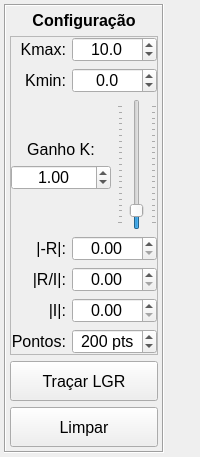
      <widget class="QWidget" name="tabLGR">
       <attribute name="title">
        <string>Lugar das Raízes</string>
       </attribute>
       <layout class="QHBoxLayout" name="horizontalLayout_3">
        <property name="margin">
         <number>4</number>
        </property>
        <item>
         <widget class="QFrame" name="frameLGR">
          <property name="minimumSize">
           <size>
            <width>160</width>
            <height>0</height>
           </size>
          </property>
          <property name="maximumSize">
           <size>
            <width>160</width>
            <height>16777215</height>
           </size>
          </property>
          <property name="frameShape">
           <enum>QFrame::Box</enum>
          </property>
          <property name="frameShadow">
           <enum>QFrame::Sunken</enum>
          </property>
          <layout class="QVBoxLayout" name="verticalLayout_6">
           <property name="margin">
            <number>4</number>
           </property>
           <item>
            <widget class="QLabel" name="labelLGRTit">
             <property name="minimumSize">
              <size>
               <width>0</width>
               <height>20</height>
              </size>
             </property>
             <property name="maximumSize">
              <size>
               <width>16777215</width>
               <height>20</height>
              </size>
             </property>
             <property name="font">
              <font>
               <pointsize>12</pointsize>
               <weight>75</weight>
               <bold>true</bold>
              </font>
             </property>
             <property name="text">
              <string>Configuração</string>
             </property>
             <property name="alignment">
              <set>Qt::AlignCenter</set>
             </property>
            </widget>
           </item>
           <item>
            <widget class="QFrame" name="frameLGR1">
             <property name="frameShape">
              <enum>QFrame::StyledPanel</enum>
             </property>
             <property name="frameShadow">
              <enum>QFrame::Raised</enum>
             </property>
             <layout class="QGridLayout" name="gridLayout_6">
              <property name="margin">
               <number>0</number>
              </property>
              <item row="0" column="0">
               <widget class="QLabel" name="labelKmax">
                <property name="minimumSize">
                 <size>
                  <width>0</width>
                  <height>20</height>
                 </size>
                </property>
                <property name="maximumSize">
                 <size>
                  <width>16777215</width>
                  <height>20</height>
                 </size>
                </property>
                <property name="font">
                 <font>
                  <pointsize>12</pointsize>
                 </font>
                </property>
                <property name="text">
                 <string notr="true">Kmax:</string>
                </property>
                <property name="alignment">
                 <set>Qt::AlignRight|Qt::AlignTrailing|Qt::AlignVCenter</set>
                </property>
               </widget>
              </item>
              <item row="0" column="1" colspan="3">
               <widget class="QDoubleSpinBox" name="doubleSpinBoxKmax">
                <property name="sizePolicy">
                 <sizepolicy hsizetype="Expanding" vsizetype="Fixed">
                  <horstretch>0</horstretch>
                  <verstretch>0</verstretch>
                 </sizepolicy>
                </property>
                <property name="minimumSize">
                 <size>
                  <width>0</width>
                  <height>25</height>
                 </size>
                </property>
                <property name="maximumSize">
                 <size>
                  <width>16777215</width>
                  <height>25</height>
                 </size>
                </property>
                <property name="font">
                 <font>
                  <pointsize>12</pointsize>
                 </font>
                </property>
                <property name="toolTip">
                 <string>Valor máximo de ganho para traçado do LGR</string>
                </property>
                <property name="alignment">
                 <set>Qt::AlignCenter</set>
                </property>
                <property name="buttonSymbols">
                 <enum>QAbstractSpinBox::UpDownArrows</enum>
                </property>
                <property name="decimals">
                 <number>1</number>
                </property>
                <property name="minimum">
                 <double>1.000000000000000</double>
                </property>
                <property name="maximum">
                 <double>1000.000000000000000</double>
                </property>
                <property name="value">
                 <double>10.000000000000000</double>
                </property>
               </widget>
              </item>
              <item row="3" column="1" colspan="3">
               <widget class="QDoubleSpinBox" name="doubleSpinBoxRebd">
                <property name="sizePolicy">
                 <sizepolicy hsizetype="Expanding" vsizetype="Fixed">
                  <horstretch>0</horstretch>
                  <verstretch>0</verstretch>
                 </sizepolicy>
                </property>
                <property name="minimumSize">
                 <size>
                  <width>80</width>
                  <height>25</height>
                 </size>
                </property>
                <property name="maximumSize">
                 <size>
                  <width>16777215</width>
                  <height>25</height>
                 </size>
                </property>
                <property name="font">
                 <font>
                  <pointsize>12</pointsize>
                 </font>
                </property>
                <property name="toolTip">
                 <string>Valor da restrição de tempo de resposta</string>
                </property>
                <property name="alignment">
                 <set>Qt::AlignCenter</set>
                </property>
                <property name="buttonSymbols">
                 <enum>QAbstractSpinBox::UpDownArrows</enum>
                </property>
                <property name="decimals">
                 <number>2</number>
                </property>
                <property name="minimum">
                 <double>0.000000000000000</double>
                </property>
                <property name="maximum">
                 <double>100.000000000000000</double>
                </property>
                <property name="singleStep">
                 <double>0.500000000000000</double>
                </property>
                <property name="value">
                 <double>0.000000000000000</double>
                </property>
               </widget>
              </item>
              <item row="1" column="0">
               <widget class="QLabel" name="labelKmin">
                <property name="minimumSize">
                 <size>
                  <width>0</width>
                  <height>20</height>
                 </size>
                </property>
                <property name="maximumSize">
                 <size>
                  <width>16777215</width>
                  <height>20</height>
                 </size>
                </property>
                <property name="font">
                 <font>
                  <pointsize>12</pointsize>
                 </font>
                </property>
                <property name="text">
                 <string notr="true">Kmin:</string>
                </property>
                <property name="alignment">
                 <set>Qt::AlignRight|Qt::AlignTrailing|Qt::AlignVCenter</set>
                </property>
               </widget>
              </item>
              <item row="5" column="1" colspan="3">
               <widget class="QDoubleSpinBox" name="doubleSpinBoxImbd">
                <property name="sizePolicy">
                 <sizepolicy hsizetype="Expanding" vsizetype="Fixed">
                  <horstretch>0</horstretch>
                  <verstretch>0</verstretch>
                 </sizepolicy>
                </property>
                <property name="minimumSize">
                 <size>
                  <width>80</width>
                  <height>25</height>
                 </size>
                </property>
                <property name="maximumSize">
                 <size>
                  <width>16777215</width>
                  <height>25</height>
                 </size>
                </property>
                <property name="font">
                 <font>
                  <pointsize>12</pointsize>
                 </font>
                </property>
                <property name="toolTip">
                 <string>Valor da restrição de tempo de pico</string>
                </property>
                <property name="alignment">
                 <set>Qt::AlignCenter</set>
                </property>
                <property name="buttonSymbols">
                 <enum>QAbstractSpinBox::UpDownArrows</enum>
                </property>
                <property name="decimals">
                 <number>2</number>
                </property>
                <property name="minimum">
                 <double>0.000000000000000</double>
                </property>
                <property name="maximum">
                 <double>1000.000000000000000</double>
                </property>
                <property name="singleStep">
                 <double>0.500000000000000</double>
                </property>
                <property name="value">
                 <double>0.000000000000000</double>
                </property>
               </widget>
              </item>
              <item row="1" column="1" colspan="3">
               <widget class="QDoubleSpinBox" name="doubleSpinBoxKmin">
                <property name="sizePolicy">
                 <sizepolicy hsizetype="Expanding" vsizetype="Fixed">
                  <horstretch>0</horstretch>
                  <verstretch>0</verstretch>
                 </sizepolicy>
                </property>
                <property name="minimumSize">
                 <size>
                  <width>0</width>
                  <height>25</height>
                 </size>
                </property>
                <property name="maximumSize">
                 <size>
                  <width>16777215</width>
                  <height>25</height>
                 </size>
                </property>
                <property name="font">
                 <font>
                  <pointsize>12</pointsize>
                 </font>
                </property>
                <property name="toolTip">
                 <string>Valor mínimo de ganho para traçado do LGR</string>
                </property>
                <property name="alignment">
                 <set>Qt::AlignCenter</set>
                </property>
                <property name="buttonSymbols">
                 <enum>QAbstractSpinBox::UpDownArrows</enum>
                </property>
                <property name="decimals">
                 <number>1</number>
                </property>
                <property name="minimum">
                 <double>-1000.000000000000000</double>
                </property>
                <property name="maximum">
                 <double>1000.000000000000000</double>
                </property>
                <property name="value">
                 <double>0.000000000000000</double>
                </property>
               </widget>
              </item>
              <item row="5" column="0">
               <widget class="QLabel" name="labelImbd">
                <property name="minimumSize">
                 <size>
                  <width>0</width>
                  <height>20</height>
                 </size>
                </property>
                <property name="maximumSize">
                 <size>
                  <width>16777215</width>
                  <height>20</height>
                 </size>
                </property>
                <property name="font">
                 <font>
                  <pointsize>12</pointsize>
                 </font>
                </property>
                <property name="toolTip">
                 <string>Região proibida de tempo de pico</string>
                </property>
                <property name="text">
                 <string notr="true">|I|:</string>
                </property>
                <property name="alignment">
                 <set>Qt::AlignRight|Qt::AlignTrailing|Qt::AlignVCenter</set>
                </property>
               </widget>
              </item>
              <item row="4" column="0">
               <widget class="QLabel" name="labelRibd">
                <property name="sizePolicy">
                 <sizepolicy hsizetype="MinimumExpanding" vsizetype="Preferred">
                  <horstretch>0</horstretch>
                  <verstretch>0</verstretch>
                 </sizepolicy>
                </property>
                <property name="minimumSize">
                 <size>
                  <width>0</width>
                  <height>20</height>
                 </size>
                </property>
                <property name="maximumSize">
                 <size>
                  <width>16777215</width>
                  <height>20</height>
                 </size>
                </property>
                <property name="font">
                 <font>
                  <pointsize>12</pointsize>
                 </font>
                </property>
                <property name="toolTip">
                 <string>Região proibida de sobresinal percentual</string>
                </property>
                <property name="text">
                 <string notr="true">|R/I|:</string>
                </property>
                <property name="alignment">
                 <set>Qt::AlignRight|Qt::AlignTrailing|Qt::AlignVCenter</set>
                </property>
               </widget>
              </item>
              <item row="2" column="3">
               <widget class="QSlider" name="verticalSliderK">
                <property name="minimumSize">
                 <size>
                  <width>40</width>
                  <height>0</height>
                 </size>
                </property>
                <property name="maximumSize">
                 <size>
                  <width>40</width>
                  <height>16777215</height>
                 </size>
                </property>
                <property name="font">
                 <font>
                  <pointsize>12</pointsize>
                 </font>
                </property>
                <property name="toolTip">
                 <string>Ajuste de ganho de malha direta K</string>
                </property>
                <property name="maximum">
                 <number>200</number>
                </property>
                <property name="value">
                 <number>20</number>
                </property>
                <property name="sliderPosition">
                 <number>20</number>
                </property>
                <property name="orientation">
                 <enum>Qt::Vertical</enum>
                </property>
                <property name="tickPosition">
                 <enum>QSlider::TicksBothSides</enum>
                </property>
               </widget>
              </item>
              <item row="3" column="0">
               <widget class="QLabel" name="labelRebd">
                <property name="minimumSize">
                 <size>
                  <width>0</width>
                  <height>20</height>
                 </size>
                </property>
                <property name="maximumSize">
                 <size>
                  <width>16777215</width>
                  <height>20</height>
                 </size>
                </property>
                <property name="font">
                 <font>
                  <pointsize>12</pointsize>
                  <weight>50</weight>
                  <italic>false</italic>
                  <bold>false</bold>
                 </font>
                </property>
                <property name="toolTip">
                 <string>Região proibida de tempo de resposta</string>
                </property>
                <property name="text">
                 <string notr="true">|-R|:</string>
                </property>
                <property name="alignment">
                 <set>Qt::AlignRight|Qt::AlignTrailing|Qt::AlignVCenter</set>
                </property>
               </widget>
              </item>
              <item row="4" column="1" colspan="3">
               <widget class="QDoubleSpinBox" name="doubleSpinBoxRibd">
                <property name="sizePolicy">
                 <sizepolicy hsizetype="Expanding" vsizetype="Fixed">
                  <horstretch>0</horstretch>
                  <verstretch>0</verstretch>
                 </sizepolicy>
                </property>
                <property name="minimumSize">
                 <size>
                  <width>80</width>
                  <height>25</height>
                 </size>
                </property>
                <property name="maximumSize">
                 <size>
                  <width>16777215</width>
                  <height>25</height>
                 </size>
                </property>
                <property name="font">
                 <font>
                  <pointsize>12</pointsize>
                 </font>
                </property>
                <property name="toolTip">
                 <string>Valor da restrição de sobressinal percentual</string>
                </property>
                <property name="alignment">
                 <set>Qt::AlignCenter</set>
                </property>
                <property name="buttonSymbols">
                 <enum>QAbstractSpinBox::UpDownArrows</enum>
                </property>
                <property name="decimals">
                 <number>2</number>
                </property>
                <property name="minimum">
                 <double>0.000000000000000</double>
                </property>
                <property name="maximum">
                 <double>1.000000000000000</double>
                </property>
                <property name="singleStep">
                 <double>0.050000000000000</double>
                </property>
                <property name="value">
                 <double>0.000000000000000</double>
                </property>
               </widget>
              </item>
              <item row="2" column="0" colspan="3">
               <layout class="QVBoxLayout" name="verticalLayout_7">
                <item>
                 <spacer name="verticalSpacer_3">
                  <property name="orientation">
                   <enum>Qt::Vertical</enum>
                  </property>
                  <property name="sizeHint" stdset="0">
                   <size>
                    <width>20</width>
                    <height>40</height>
                   </size>
                  </property>
                 </spacer>
                </item>
                <item>
                 <widget class="QLabel" name="labelKlgr">
                  <property name="sizePolicy">
                   <sizepolicy hsizetype="Expanding" vsizetype="Preferred">
                    <horstretch>0</horstretch>
                    <verstretch>0</verstretch>
                   </sizepolicy>
                  </property>
                  <property name="minimumSize">
                   <size>
                    <width>0</width>
                    <height>20</height>
                   </size>
                  </property>
                  <property name="maximumSize">
                   <size>
                    <width>16777215</width>
                    <height>20</height>
                   </size>
                  </property>
                  <property name="font">
                   <font>
                    <pointsize>12</pointsize>
                   </font>
                  </property>
                  <property name="text">
                   <string notr="true">Ganho K:</string>
                  </property>
                  <property name="alignment">
                   <set>Qt::AlignCenter</set>
                  </property>
                 </widget>
                </item>
                <item>
                 <widget class="QDoubleSpinBox" name="doubleSpinBoxKlgr">
                  <property name="sizePolicy">
                   <sizepolicy hsizetype="Expanding" vsizetype="Fixed">
                    <horstretch>0</horstretch>
                    <verstretch>0</verstretch>
                   </sizepolicy>
                  </property>
                  <property name="minimumSize">
                   <size>
                    <width>0</width>
                    <height>25</height>
                   </size>
                  </property>
                  <property name="maximumSize">
                   <size>
                    <width>16777215</width>
                    <height>25</height>
                   </size>
                  </property>
                  <property name="font">
                   <font>
                    <pointsize>12</pointsize>
                    <weight>50</weight>
                    <bold>false</bold>
                   </font>
                  </property>
                  <property name="toolTip">
                   <string>Ajuste do ganho de malha direta K</string>
                  </property>
                  <property name="alignment">
                   <set>Qt::AlignCenter</set>
                  </property>
                  <property name="minimum">
                   <double>-1000.000000000000000</double>
                  </property>
                  <property name="maximum">
                   <double>1000.000000000000000</double>
                  </property>
                  <property name="singleStep">
                   <double>0.050000000000000</double>
                  </property>
                  <property name="value">
                   <double>1.000000000000000</double>
                  </property>
                 </widget>
                </item>
                <item>
                 <spacer name="verticalSpacer_4">
                  <property name="orientation">
                   <enum>Qt::Vertical</enum>
                  </property>
                  <property name="sizeHint" stdset="0">
                   <size>
                    <width>20</width>
                    <height>40</height>
                   </size>
                  </property>
                 </spacer>
                </item>
               </layout>
              </item>
              <item row="6" column="0">
               <widget class="QLabel" name="labelLGRpontos">
                <property name="sizePolicy">
                 <sizepolicy hsizetype="MinimumExpanding" vsizetype="Preferred">
                  <horstretch>0</horstretch>
                  <verstretch>0</verstretch>
                 </sizepolicy>
                </property>
                <property name="minimumSize">
                 <size>
                  <width>0</width>
                  <height>20</height>
                 </size>
                </property>
                <property name="maximumSize">
                 <size>
                  <width>16777215</width>
                  <height>20</height>
                 </size>
                </property>
                <property name="font">
                 <font>
                  <pointsize>12</pointsize>
                 </font>
                </property>
                <property name="toolTip">
                 <string>Resolução do gráfico (número de pontos)</string>
                </property>
                <property name="text">
                 <string notr="true">Pontos:</string>
                </property>
                <property name="alignment">
                 <set>Qt::AlignRight|Qt::AlignTrailing|Qt::AlignVCenter</set>
                </property>
               </widget>
              </item>
              <item row="6" column="1" colspan="3">
               <widget class="QDoubleSpinBox" name="doubleSpinBoxLGRpontos">
                <property name="sizePolicy">
                 <sizepolicy hsizetype="Expanding" vsizetype="Fixed">
                  <horstretch>0</horstretch>
                  <verstretch>0</verstretch>
                 </sizepolicy>
                </property>
                <property name="minimumSize">
                 <size>
                  <width>60</width>
                  <height>25</height>
                 </size>
                </property>
                <property name="maximumSize">
                 <size>
                  <width>16777215</width>
                  <height>25</height>
                 </size>
                </property>
                <property name="font">
                 <font>
                  <pointsize>12</pointsize>
                 </font>
                </property>
                <property name="toolTip">
                 <string>Número de pontos para o traçado do LGR</string>
                </property>
                <property name="alignment">
                 <set>Qt::AlignCenter</set>
                </property>
                <property name="buttonSymbols">
                 <enum>QAbstractSpinBox::UpDownArrows</enum>
                </property>
                <property name="suffix">
                 <string notr="true"> pts</string>
                </property>
                <property name="decimals">
                 <number>0</number>
                </property>
                <property name="minimum">
                 <double>10.000000000000000</double>
                </property>
                <property name="maximum">
                 <double>10000.000000000000000</double>
                </property>
                <property name="singleStep">
                 <double>10.000000000000000</double>
                </property>
                <property name="value">
                 <double>200.000000000000000</double>
                </property>
               </widget>
              </item>
             </layout>
            </widget>
           </item>
           <item>
            <widget class="QPushButton" name="btnPlotLGR">
             <property name="minimumSize">
              <size>
               <width>0</width>
               <height>40</height>
              </size>
             </property>
             <property name="font">
              <font>
               <pointsize>12</pointsize>
              </font>
             </property>
             <property name="toolTip">
              <string>Traçar o Lugar Geomátrico das Raízes</string>
             </property>
             <property name="text">
              <string>Traçar LGR</string>
             </property>
            </widget>
           </item>
           <item>
            <widget class="QPushButton" name="btnLGRclear">
             <property name="minimumSize">
              <size>
               <width>0</width>
               <height>40</height>
              </size>
             </property>
             <property name="font">
              <font>
               <pointsize>12</pointsize>
              </font>
             </property>
             <property name="toolTip">
              <string>Limpar a área do gráfico</string>
             </property>
             <property name="text">
              <string>Limpar</string>
             </property>
            </widget>
           </item>
          </layout>
         </widget>
        </item>
        <item>
         <layout class="QVBoxLayout" name="VBoxLayoutLGR">
          <item>
           <widget class="MatplotlibWidget" name="mplLGR"/>
          </item>
         </layout>
        </item>
       </layout>
      </widget>
